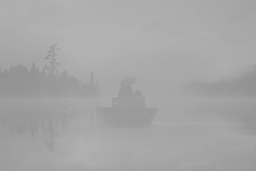
#> input picture _images/wilderness.png, 256 x 171 px, shrunk from 432 x 289 before the run, found by its file name
$ python main.py
#> lines starting #> are read from the running program, lines starting #| are printed output that depends on the picture; long printed decimals are rounded
### 5-histogramas/histograma.py
import matplotlib.pyplot

class Histograma:
    def __init__(self):
        self.cinza = [0]*256
        self.frequencia = [0]*256
        self.probabilidade = [0]*256
        self.pixels = 1
        i=0
        while i<len(self.cinza):
            self.cinza[i] = i
            i+=1
#> further down, imageFile is the input picture: PIL image 256x171 RGBA; mean R, G, B, A 165.9, 165.9, 165.9, 255
        #print(self.cinza)

    def definirTotalPixels(self, pixels):
        self.pixels = pixels

    def definirFrequencia(self, tomCinza):
        if (tomCinza>=0 and tomCinza<256):
            # Incrementa 1 unidade naquele tom de cinza
            self.frequencia[tomCinza] += 1
            # Atualiza o percentual (probabilidade)
            self.probabilidade[tomCinza] = self.frequencia[tomCinza]/self.pixels

    def imprimirTabela(self):
        print("Cinza\tFrequencia\tProbabilidade")
        for i in range(256):
            print(f"{self.cinza[i]}\t{self.frequencia[i]}\t{self.probabilidade[i]}")

    def mostrarGrafico(self):
        matplotlib.pyplot.plot(self.cinza, self.probabilidade)
        matplotlib.pyplot.show()

### 5-histogramas/main.py
# Importação da biblioteca de Imagem do Python
from PIL import Image
import math
from histograma import Histograma

histograma = Histograma()

def escalaCinza(r, g, b):
    cinza = math.floor((r+g+b)/3)
    return (cinza, cinza, cinza)

def tomCinza(r, g, b):
    cinza = math.floor((r+g+b)/3)
    return cinza

def getRGB(imageFile, i, j):
    if (len(imageFile.getpixel((i,j)))==4):
        r,g,b,a = imageFile.getpixel((i,j))
    else:
        r,g,b = imageFile.getpixel((i,j))
    return (r,g,b)

# Converter a imagem em escala de cinza
def converterParaEscalaCinza(imageFile):
    bitMap = imageFile.load()
    altura,largura = imageFile.width, imageFile.height
#> altura = 256; largura = 171
    for i in range(altura):
        for j in range(largura):
            r,g,b = getRGB(imageFile, i, j)
            bitMap[i,j] = escalaCinza(r,g,b)
#> this loop made 256 passes
    return imageFile

# Histograma de uma imagem
# Extrair a distribuição de frequência dos tons de cinza da imagem
def calcularHistograma(imageFile):
    # Converte para escala de cinza
    imageFile = converterParaEscalaCinza(imageFile)
    # Extrair a altura e a largura da imagem
    altura,largura = imageFile.width, imageFile.height
    histograma.definirTotalPixels(altura*largura)
    for i in range(altura):
        for j in range(largura):
            r,g,b = getRGB(imageFile, i, j)
            # Extraindo o tom de cinza da imagem
            cinza = tomCinza(r,g,b)
            histograma.definirFrequencia(cinza)
    histograma.imprimirTabela()
#> the loop in imprimirTabela, `for i in range(256):` made 256 passes
#| 0	0	0
#| 1	0	0
#| 2	0	0
#| 3	0	0
#| 4	0	0
#| 5	0	0
#| 6	0	0
#| 7	0	0
#> (further printed lines are left out)
    return imageFile

def equalizarHistograma(imageFile):
    bitMap = imageFile.load()
    altura,largura = imageFile.width, imageFile.height
    for y in range(altura):
        for x in range(largura):
            r,g,b = getRGB(imageFile, y, x)
            rk = tomCinza(r,g,b)
            S = 0
            # Calcula o somatorio de probabilidade (acumulada) de 0 até rk
            for i in range(rk):
                S += histograma.frequencia[i]/histograma.pixels
            # Define o novo tom de cinza do pixel
            cinza = math.floor(S*255)
            bitMap[y,x] = (cinza,cinza,cinza)
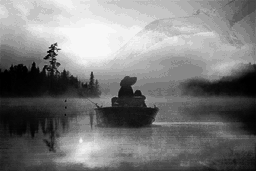
#> imageFile: PIL image 256x171 RGBA; mean R, G, B, A 122, 122, 122, 255
    return imageFile

imageFile = Image.open("_images/wilderness.png")
imageFile = calcularHistograma(imageFile)
imageFile = equalizarHistograma(imageFile)
# Exibe o histograma após a equalização
imageFile = calcularHistograma(imageFile)
#> the loop in imprimirTabela (call 2), `for i in range(256):` made 256 passes
#| 0	445	0.01017
#| 1	0	0
#| 2	367	0.008384
#| 3	0	0
#| 4	358	0.008178
#| 5	0	0
#| 6	352	0.008041
#| 7	0	0
#> (further printed lines are left out)

imageFile.show()

# Mostra o gráfico via Matplotlib
histograma.mostrarGrafico()
#> in mostrarGrafico, `matplotlib.pyplot.show()`:
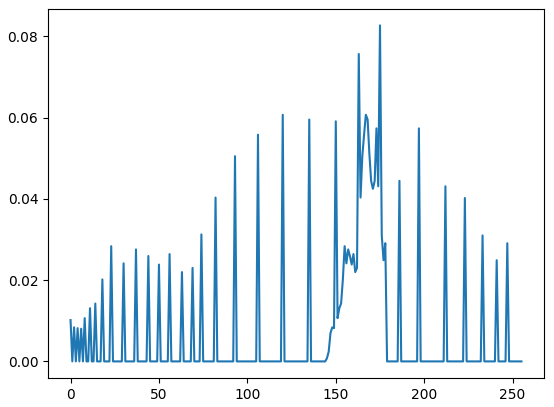
#> figure drawn by matplotlib, 1 panel; curve peaks at x = 175, y = 0.0827
